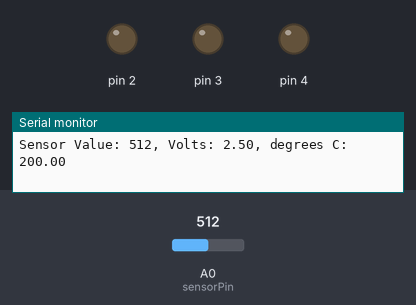
The sketch below on a simulated Arduino Uno, built with avr-gcc and run on an emulated ATmega328P. Parts: output pins drawn as LEDs (lit = HIGH), the last lines printed to the serial monitor. The test bench sets the inputs (shaded band); at power-on: A0 (sensorPin) = 512.

Above: at 16.2 s.
16.3 s: A0 (sensorPin) set to 517
At 17.0 s:
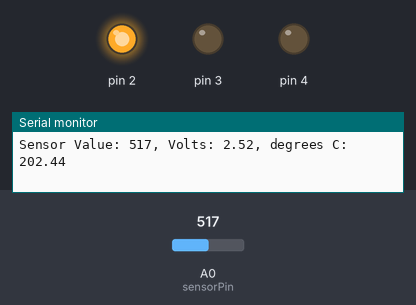
17.8 s: A0 (sensorPin) set to 716
At 18.3 s:
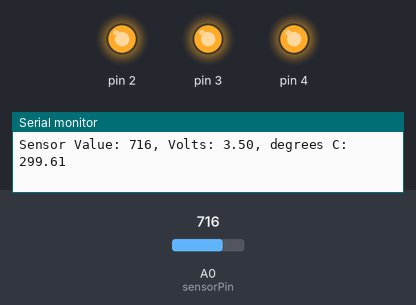
19.4 s: A0 (sensorPin) set to 511
At 20.4 s:
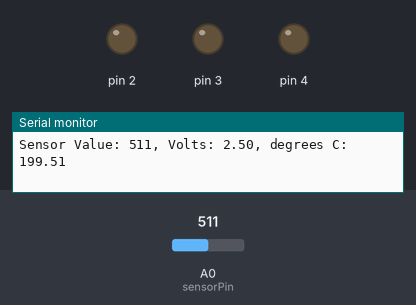
22.4 s: A0 (sensorPin) set to 900
At 22.8 s:
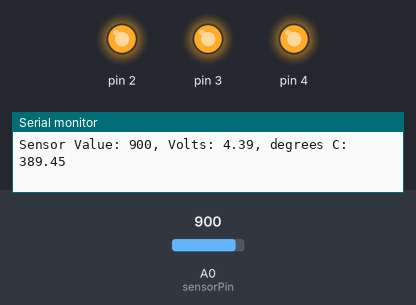
Timing chart, 0 to 25.4 s (numbered marks = the images above; inputs shaded):
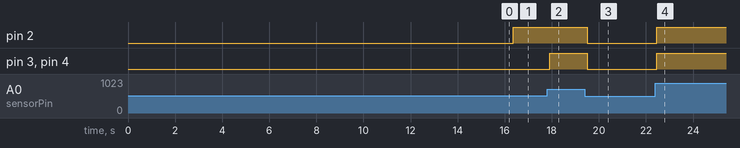

Measured:
- the behaviour switches between 516 and 517 on A0 (sensorPin) (found by bisection; images 0 and 1)
- after the input at 16.3 s, pin 2: LOW → HIGH after 0.07 s
- after the input at 17.8 s, pin 3, pin 4: LOW → HIGH after 0.10 s
- after the input at 19.4 s, pin 2–4: HIGH → LOW after 0.10 s
- after the input at 22.4 s, pin 2–4: LOW → HIGH after 0.07 s

The sketch:

project-3.ino
```cpp
int sensorMin = 1023;
int sensorMax = 0;

const int sensorPin = A0;
float baselineTemp = 20.80;

void setup() {


  // put your setup code here, to run once:
  Serial.begin(9600);
  Serial.flush();
  Serial.println();
  calibrateSensor();

  for (int pinNumber = 2; pinNumber < 5; pinNumber ++)
  {
    pinMode(pinNumber, OUTPUT);
    digitalWrite(pinNumber, LOW);
  }
}

void loop() {
  // put your main code here, to run repeatedly:
  int sensorVal = analogRead(sensorPin);

  Serial.print("Sensor Value: ");
  Serial.print(sensorVal);

  float voltage = (sensorVal / 1024.0) * 5.0;
  Serial.print(", Volts: ");
  Serial.print(voltage);

  Serial.print(", degrees C: ");

  float temperature = (voltage - .5) * 100;

  Serial.println(temperature);

  if (temperature < baselineTemp) {
    digitalWrite(2, LOW);
    digitalWrite(3, LOW);
    digitalWrite(4, LOW);
  } else if (temperature >= baselineTemp + 2 && temperature < baselineTemp + 4) {
    digitalWrite(2, HIGH);
    digitalWrite(3, LOW);
    digitalWrite(4, LOW);
  } else if (temperature >= baselineTemp + 4 && temperature < baselineTemp + 6) {
    digitalWrite(2, HIGH);
    digitalWrite(3, HIGH);
    digitalWrite(4, LOW);
  } else if (temperature >= baselineTemp + 6) {
    digitalWrite(2, HIGH);
    digitalWrite(3, HIGH);
    digitalWrite(4, HIGH);
  }

  delay(1);
}

void calibrateSensor()
{
  // calibrate during the first five seconds
  while (millis() < 5000) {
    int sensorValue = analogRead(sensorPin);

    // record the maximum sensor value
    if (sensorValue > sensorMax) {
      sensorMax = sensorValue;
    }

    // record the minimum sensor value
    if (sensorValue < sensorMin) {
      sensorMin = sensorValue;
    }
  }

  float minVoltage = (sensorMin / 1024.0) * 5.0;
  float maxVoltage = (sensorMax / 1024.0) * 5.0;
  float minTemperature = (minVoltage - .5) * 100;
  float maxTemperature = (maxVoltage - .5) * 100;

  baselineTemp = (minTemperature + maxTemperature) / 2;

  Serial.println("Sensor Calibration");

  Serial.print("Min ");
  Serial.print(minTemperature);
  Serial.print (" / ");
  Serial.print("Max ");
  Serial.print(maxTemperature);
  Serial.print (" / ");
  Serial.print("AVG ");
  Serial.println(baselineTemp);
  delay(10000);
}
```
